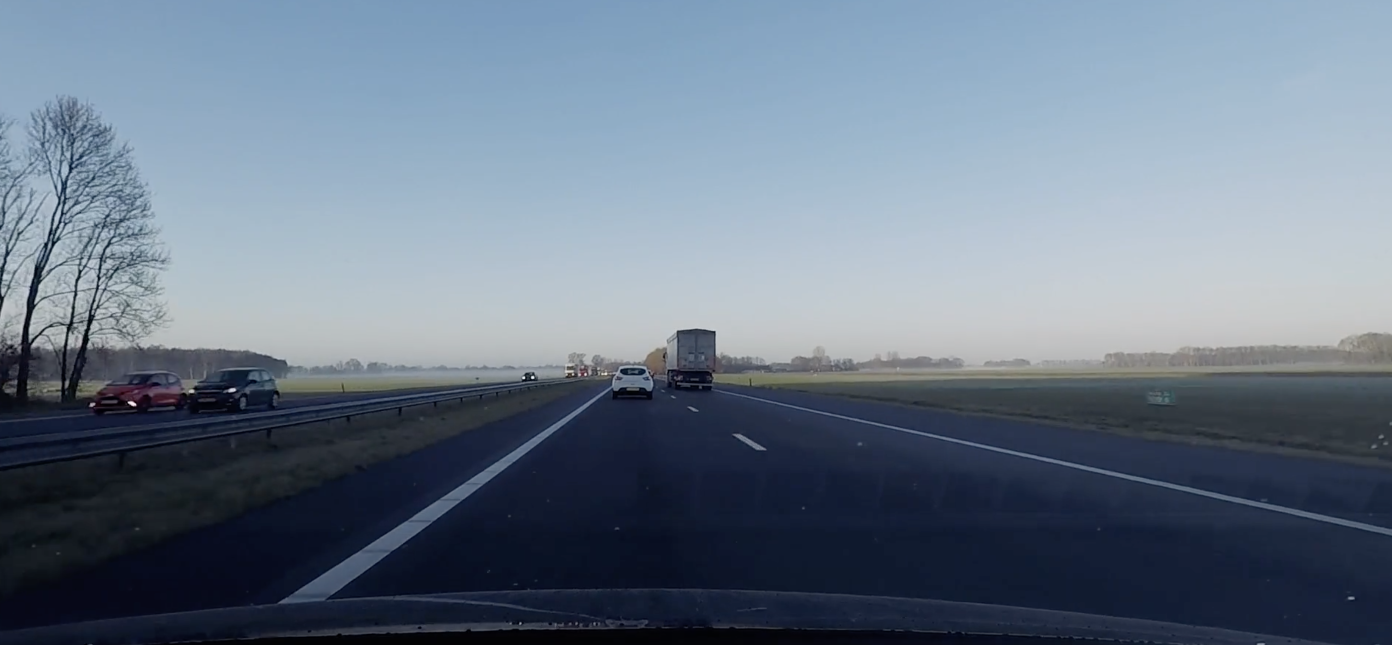
#> input picture image.png, 2784 x 1290 px (shown at 1/2 size)
$ python 'lane detection on IMAGE.py'
#> lines starting #> are read from the running program, lines starting #| are printed output that depends on the picture; after the words box and inside, x2 and y2 are one past the last pixel; in counts of white or black regions, pixels touching at a corner belong together
import cv2
import numpy as np
import matplotlib.pyplot as plt


#loading the image
image = cv2.imread('image.png')
#> image is the input picture: shape (1290, 2784, 3); mean B, G, R 135.2, 118.9, 105
rgb_image = cv2.cvtColor(image, cv2.COLOR_BGR2RGB)

height = rgb_image.shape[0]
#> height = 1290
width = rgb_image.shape[1]
#> width = 2784
print(rgb_image.shape)
#| (1290, 2784, 3)

#defining the region of interest
region_of_interest = [
	(0, 1200),
	(width/2, 750),
	(2000, 1200)
]
#> region_of_interest = [(0, 1200), (1392, 750), (2000, 1200)]


#now i want to cover all areas in the image that are not the region of interest
def region_of_interest_mask(img, vertices):
	mask = np.zeros_like(img)
	#channel_count = img.shape[2]
	match_mask_color = 255
	cv2.fillPoly(mask, vertices, match_mask_color)
	masked_image = cv2.bitwise_and(img, mask)
	return masked_image

#function to draw the lines on the image
def draw_the_lines(img, lines):
	img_copy = np.copy(img)
	blank_image = np.zeros((img.shape[0], img.shape[1], 3), dtype = np.uint8)
	for line in lines:
		for x1, y1, x2, y2 in line:
			cv2.line(blank_image, (x1, y1), (x2, y2), (0, 255, 0), thickness = 15)
	#now i merge the two images
	img = cv2.addWeighted(img, 0.8, blank_image, 1, 0.0)
	return img


#create the gray image
gray_image = cv2.cvtColor(rgb_image, cv2.COLOR_RGB2GRAY)
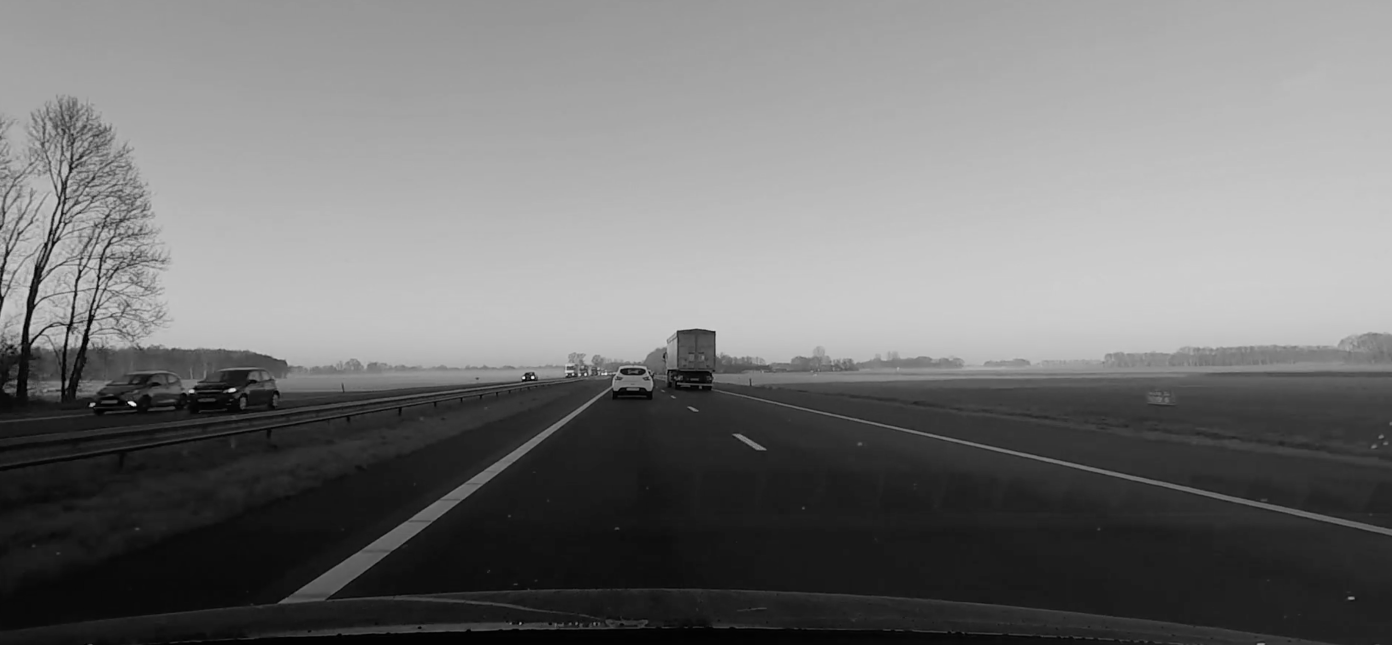
#> gray_image: shape (1290, 2784) (shown at 1/2 size); min 0, max 251, mean 116.6
canny_image = cv2.Canny(gray_image, 100, 200)
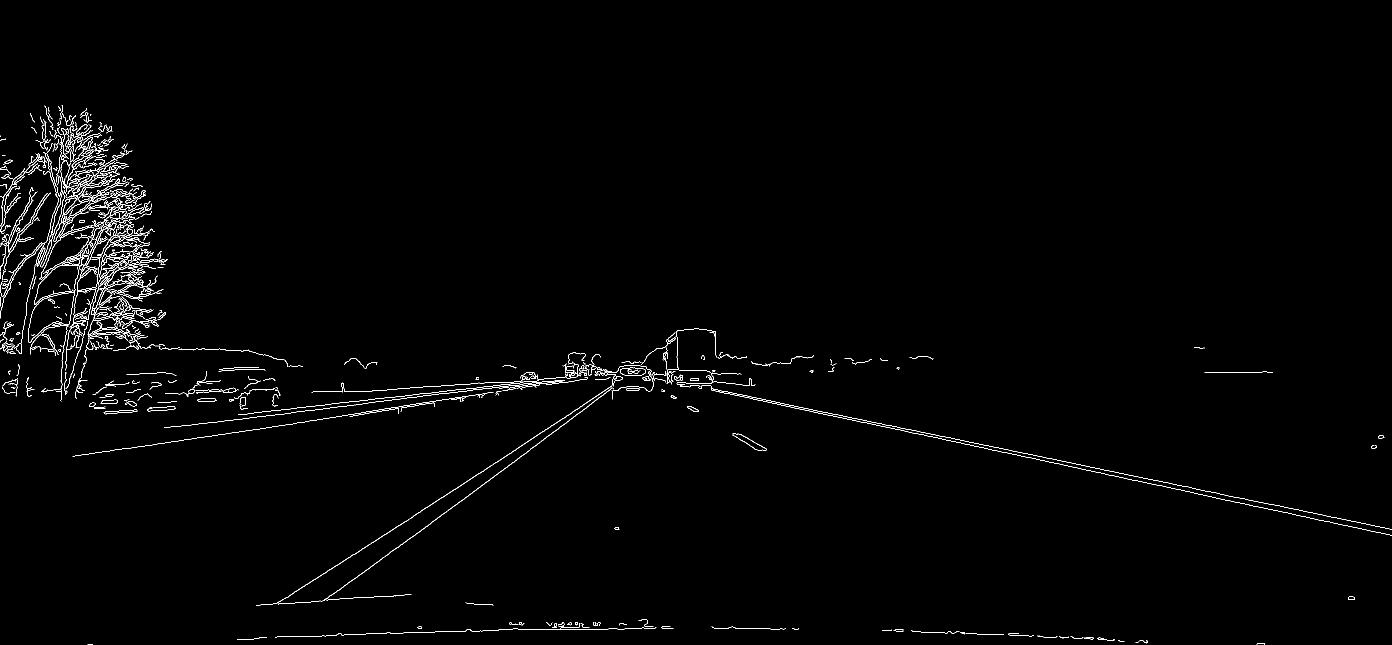
#> canny_image: shape (1290, 2784) (shown at 1/2 size); 1.1% white in thin lines or dots, all inside (x1, y1, x2, y2) = (0, 210, 2784, 1290)

#crop the image leaving only the region of interest
cropped_image = region_of_interest_mask(canny_image, np.array([region_of_interest], np.int32))
#> in region_of_interest_mask, `cv2.fillPoly(mask, vertices, match_mask_color)`: mask: shape (1290, 2784); 12.6% white; 1 white region, box (x1, y1, x2, y2) and area: (0, 750, 2001, 1201) 451999
#> in region_of_interest_mask, `masked_image = cv2.bitwise_and(img, mask)`:
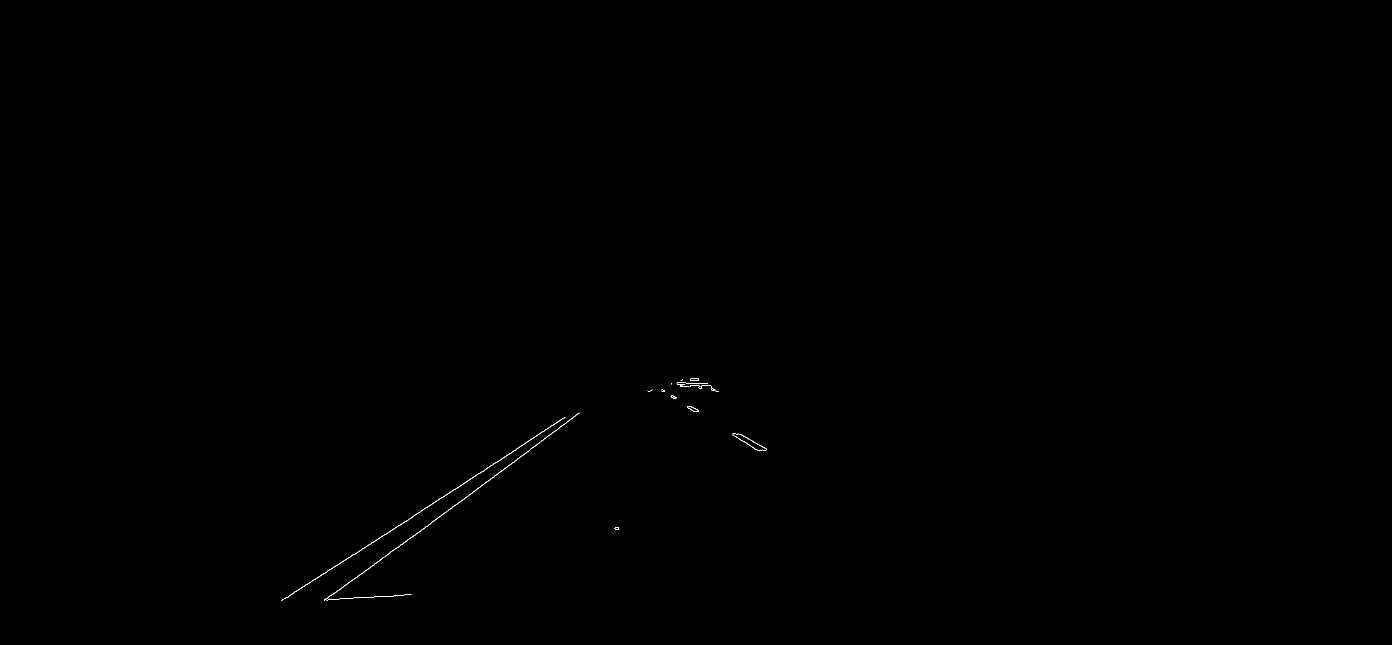
#> masked_image: shape (1290, 2784) (shown at 1/2 size); 0.07% white in thin lines or dots, all inside (x1, y1, x2, y2) = (562, 756, 1533, 1201)

#now we have to draw the lines
lines = cv2.HoughLinesP(cropped_image, rho = 6,
	theta = np.pi/60, threshold = 170, lines = np.array([]),
	minLineLength = 40, maxLineGap = 25)
#> lines = [[650, 1146, 1131, 834], [1061, 897, 1157, 827], [649, 1200, 978, 961], [648, 1200, 1052, 906], [609, 1172, 1128, 835], [650, 1198, 822, 1189]]

image_with_lines = draw_the_lines(rgb_image, lines)
#> the loop in draw_the_lines, `for line in lines:` made 6 passes
#> in draw_the_lines, `img = cv2.addWeighted(img, 0.8, blank_image, 1, 0.0)`:
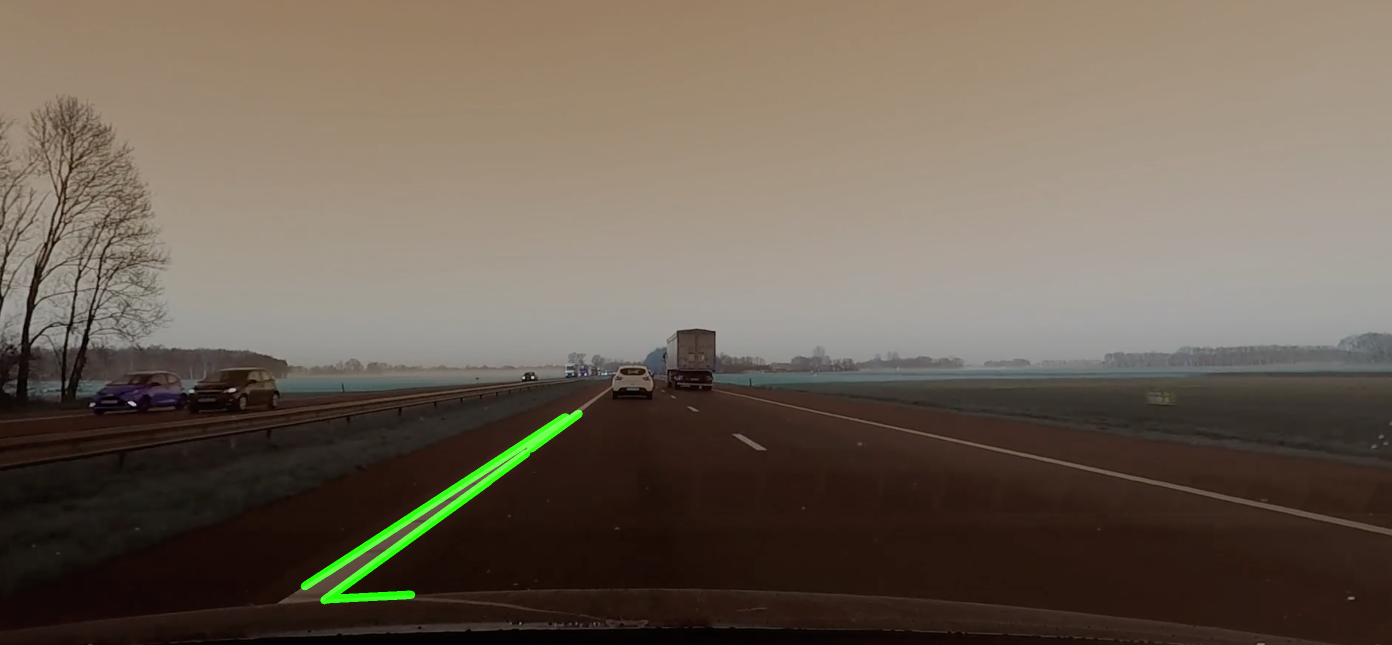
#> img: shape (1290, 2784, 3) (shown at 1/2 size); mean of channels 0, 1, 2 84, 96.5, 108.2; drawn as B, G, R


#display the image
plt.imshow(image_with_lines)
plt.show()
